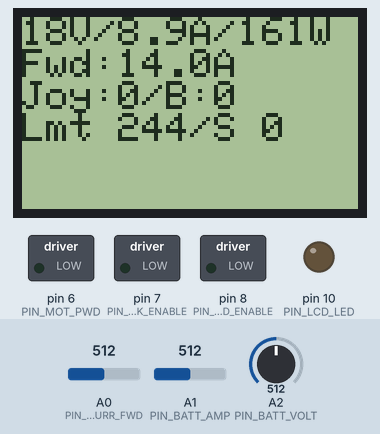
A sketch run on a simulated Arduino Uno, built with avr-gcc and run on an emulated ATmega328P. Shown: 84×48 one-colour display, switched loads named in the sketch (green lamp = pin HIGH), output pins drawn as LEDs (lit = HIGH). The test bench sets the inputs (shaded band); at power-on: A1 (PIN_BATT_AMP) = 512, A0 (PIN_MOT_CTRL_CURR_FWD) = 512, A2 (PIN_BATT_VOLT) = 512. What the sketch prints to the serial monitor is not drawn.

Above: at 1.2 s.
1.3 s: A1 (PIN_BATT_AMP) set to 716
At 2.8 s:
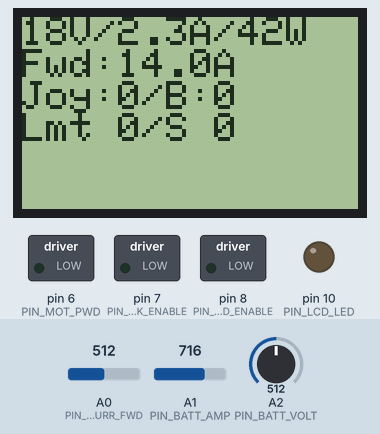
3.1 s: A0 (PIN_MOT_CTRL_CURR_FWD) set to 490
At 4.3 s:
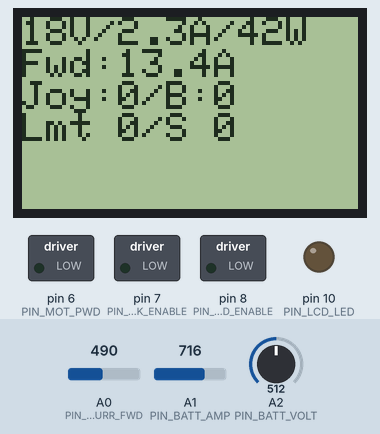
4.9 s: A2 (PIN_BATT_VOLT) set to 490
At 6.3 s:
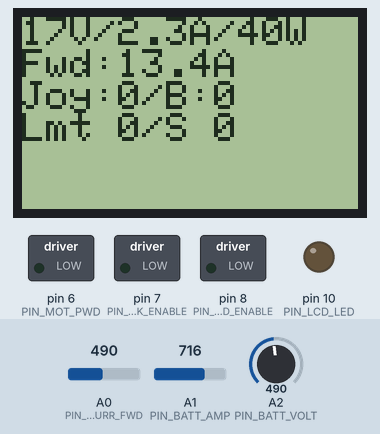
6.6 s: A1 (PIN_BATT_AMP) set to 511
At 6.84 s:
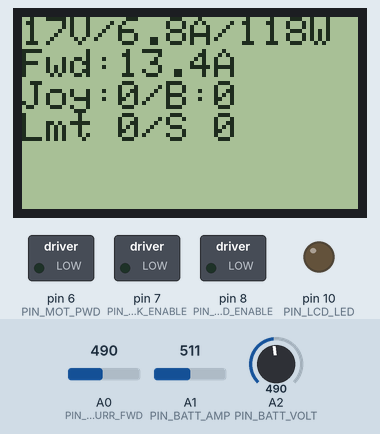
8.2 s: A1 (PIN_BATT_AMP) set to 900
At 9.9 s:
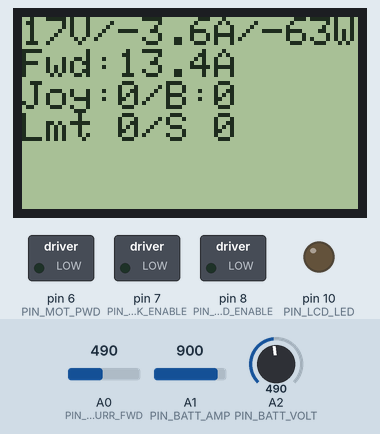
10.0 s: A0 (PIN_MOT_CTRL_CURR_FWD) set to 510
At 11.0 s:
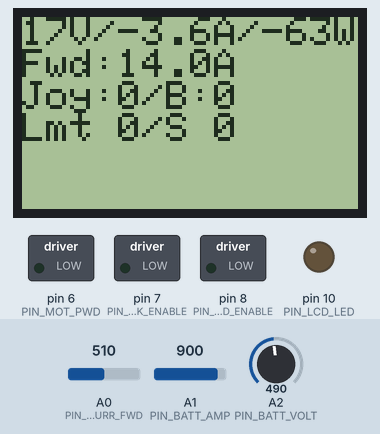
Timing chart, 0 to 12.9 s (numbered marks = the images above; inputs shaded):
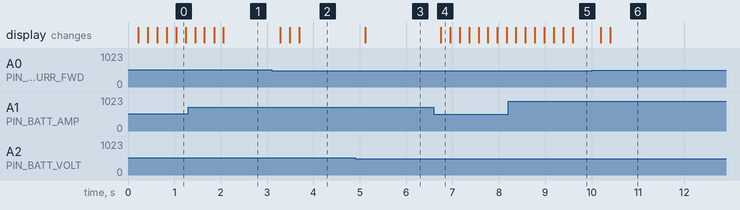

Measured:
- after the input at 3.1 s, the display: first changes after 0.18 s (image 2 shows a later state)
- after the input at 4.9 s, the display: changes after 0.22 s (image 3)
- after the input at 6.6 s, the display: changes after 0.15 s (image 4)
- after the input at 10.0 s, the display: first changes after 0.20 s (image 6 shows a later state)

The sketch:

electric-longboard.ino
```cpp
#include <SPI.h>
#include <Adafruit_PCD8544.h>
#include <Wire.h>
//#include <Sodaq_SHT2x.h>

// Hardware SPI (faster, but must use certain hardware pins):
// SCK is LCD serial clock (SCLK) - this is pin 13 on Arduino Uno
// MOSI is LCD DIN - this is pin 11 on an Arduino Uno
// pin 5 - Data/Command select (D/C)
// pin 4 - LCD chip select (CS)
// pin 3 - LCD reset (RST)
// Note with hardware SPI MISO and SS pins aren't used but will still be read
// and written to during SPI transfer.  Be careful sharing these pins!
Adafruit_PCD8544 lcd = Adafruit_PCD8544(5, 3, 4);
long lastScreenRefresh = 0;
#define PIN_LCD_LED 10

#define PIN_BATT_VOLT A2
#define PIN_BATT_AMP A1
#define PIN_MOT_CTRL_CURR_FWD A0 // BTS7960 current sensing feature, using a 1KOhm resistor to ground

#define PIN_MOT_PWD 6
#define PIN_MOT_FWD_ENABLE 8
#define PIN_MOT_BACK_ENABLE 7

#define JOYSTICK_MID 128

// populated in the SerialControl part
uint8_t joystickX = 0, joystickY = 0;
boolean brakeButton;


#define CURRENT_LIMIT 7 // current in amps before we start forcing the PWM duty cycle down to reduce the current withing an acceptable limit
uint8_t currentLimitThrotling = 0;

int speed = 0;

void setup() {

  pinMode(PIN_MOT_FWD_ENABLE, OUTPUT);
  pinMode(PIN_MOT_BACK_ENABLE, OUTPUT);
  pinMode(PIN_MOT_PWD, OUTPUT);

  digitalWrite(PIN_MOT_FWD_ENABLE, LOW);
  digitalWrite(PIN_MOT_BACK_ENABLE, LOW);
  analogWrite(PIN_MOT_PWD, 0);

  // used by the Serial/Joystick control
  //Serial.begin(115200);

  pinMode(PIN_LCD_LED, OUTPUT);
  analogWrite(PIN_LCD_LED, 0);  // [0..255] for backlight intensity
  lcd.begin();
  lcd.setContrast(60);
  lcd.setTextSize(1);
  lcd.setTextColor(BLACK);
  lcd.setRotation(2);

  setup_serial_control();

}


void loop() {
  serialControlLoop();

  lcd.clearDisplay();
  lcd.setCursor(0,0);

  unsigned long currentTime = millis();

  float voltage = batteryVoltage();
  float amps = batteryCurrent();
  if(amps > CURRENT_LIMIT && currentLimitThrotling < 255) {
    currentLimitThrotling += 2;
  } else if (amps < CURRENT_LIMIT && currentLimitThrotling > 0) {
    currentLimitThrotling --;
  }

  lcd.print(round(voltage)); lcd.print("V/"); lcd.print(amps, 1); lcd.print("A/"); lcd.print(round(voltage * amps)); lcd.println("W");
  lcd.print("Fwd:"); lcd.print(fwdCurrent(), 1); lcd.println("A");
  lcd.print("Joy:"); lcd.print(joystickY); lcd.print("/B:"); lcd.println(brakeButton);

  if(brakeButton) {
    // pull BOTH wires of the motor to GND and ENABLE both <-> connect the 2 wires which
    digitalWrite(PIN_MOT_BACK_ENABLE, LOW);
    digitalWrite(PIN_MOT_FWD_ENABLE, LOW);

    digitalWrite(PIN_MOT_PWD, HIGH);
  } else {
    if(isValidJoystickValue(joystickY) && voltage > 20) {
      if(joystickY >= JOYSTICK_MID) {
        // Forward
        digitalWrite(PIN_MOT_BACK_ENABLE, LOW);
        digitalWrite(PIN_MOT_FWD_ENABLE, HIGH);
      } else {
        // Backwards
        digitalWrite(PIN_MOT_FWD_ENABLE, LOW);
        digitalWrite(PIN_MOT_BACK_ENABLE, HIGH);
      }

      speed = constrain(round(abs(joystickY - JOYSTICK_MID) * 2.55) - currentLimitThrotling, 0, 255);
    } else {
      speed = 0;
    }

    analogWrite(PIN_MOT_PWD, speed);
  }


  lcd.print("Lmt "); lcd.print(currentLimitThrotling);lcd.print("/S "); lcd.println(speed);


  // throttle the screen refresh rate to avoid flickering
  if(currentTime - lastScreenRefresh > 200) {
    lcd.display();
    lastScreenRefresh = currentTime;
  }
}

float averageFwdCurrent = 0;
float fwdCurrent() {
  // analogRead -> [0 .. 1023] -> [0..3.3]Volts
  // Vis = FwdCurrent * Resistor / 8500 -> FwdCurrent = Vis * 8.5  (using 1KOhms resistor) = analogRead * 3.3 / 1023 * 8.5
  averageFwdCurrent = averageFwdCurrent * 0.95 + (analogRead(PIN_MOT_CTRL_CURR_FWD) * 0.0274) * 0.05;
  return averageFwdCurrent;
}


float batteryVoltage() {
  // analogRead -> [0 .. 1023] -> [0..3.3]Volts -> multiply by 10.9 for the actual voltage
  return analogRead(PIN_BATT_VOLT) / 28.2; // factor is ever so slightly different from the above theoretical one after empirical measurements
}

// filter/smooth the readings are there's too much noise
float averagePinBattAmp = 2.5 / 3.3 * 1023;
float batteryCurrent() {
  // the ACS712 20Amps sensor is connected to 5V, so 0 current -> 2.5V
  // it's wired such that the more current there is the LESS voltage the sensor outputs
  // with a sensitivity or 100mV / Ampère
  // analogRead -> [0 .. 1023] -> [0..3.3]Volts. Amps = (2500 - analogValue / 1023 * 3300) / 100
  averagePinBattAmp = averagePinBattAmp * 0.95 + analogRead(PIN_BATT_AMP) * 0.05;
  // the no current value/middle is not exactly 2.5V
  return 25.4 - averagePinBattAmp / 1023 * 33;
}
```

SerialControl.ino
```cpp
// Using SOFTWARE serial for this induces a noticeable delay (1-200ms) for each iteration plus many transmission errors !
// #include <SoftwareSerial.h>
// SoftwareSerial serCtrl(9, 10); // RX, TX (not used)

/////////////// AUREL Wireless Commands /////////////////////////////////////

uint8_t _prevChar;
uint8_t currChar;
boolean _readingMsg = false;
uint8_t _msg[6];
uint8_t _msgPos;
unsigned long _lastValidDataTime = 0;


boolean startNewMsg(uint8_t c) {
  boolean res = (_prevChar == 0) && (c == 255);
  _prevChar = c;
  return res;
}


// to be called periodically by the main loop
void serialControlLoop() {
  unsigned long currentTime = millis();


  if(currentTime - _lastValidDataTime > 500) {
    // Signal lost -> going into SAFE mode. Set joystick to INVALID values
    joystickX = 0;
    joystickY = 0;
  }

  while (Serial.available()) {
    // keep checking so that we go into safe mode if signal is lost, not wait to read all the queued serial data
    if(currentTime - _lastValidDataTime > 500) {
      // More than 1 sec since last valid control data -> going into SAFE mode
      // set joystick to INVALID values
      joystickX = 0;
      joystickY = 0;
    }

    currChar = Serial.read();

    if (startNewMsg(currChar)) {
      _readingMsg = true;
      _msgPos = 0;
    } else if (_readingMsg) {
      if (_msgPos >= 6) {
        // data finished, last byte is the CRC
        uint8_t crc = 0;
        for (uint8_t i = 0; i < 6; i++)
          crc += _msg[i];

        if (crc == currChar) {
          _lastValidDataTime = currentTime;

          joystickX = _msg[0];
          joystickY = _msg[1];
          brakeButton = !(_msg[5] & 1); // least significant bit is the z_button on the Wii Remote
        } else {
          //Serial.print("Wrong CRC: ");Serial.print(currChar);Serial.print(" Expected: ");Serial.println(crc);
        }

        _readingMsg = false;
      } else {
        // normal data, add it to the message
        _msg[_msgPos++] = currChar;
      }
    }
  }
}

void setup_serial_control() {
  // harware serial of the Arduino connected to the Wireless receiver
  Serial.begin(9600);
  Serial.println("Serial Control set up at 9600bps");
}


boolean isValidJoystickValue(uint8_t joystick) {
  return joystick > 20 && joystick < 230;
}
```
